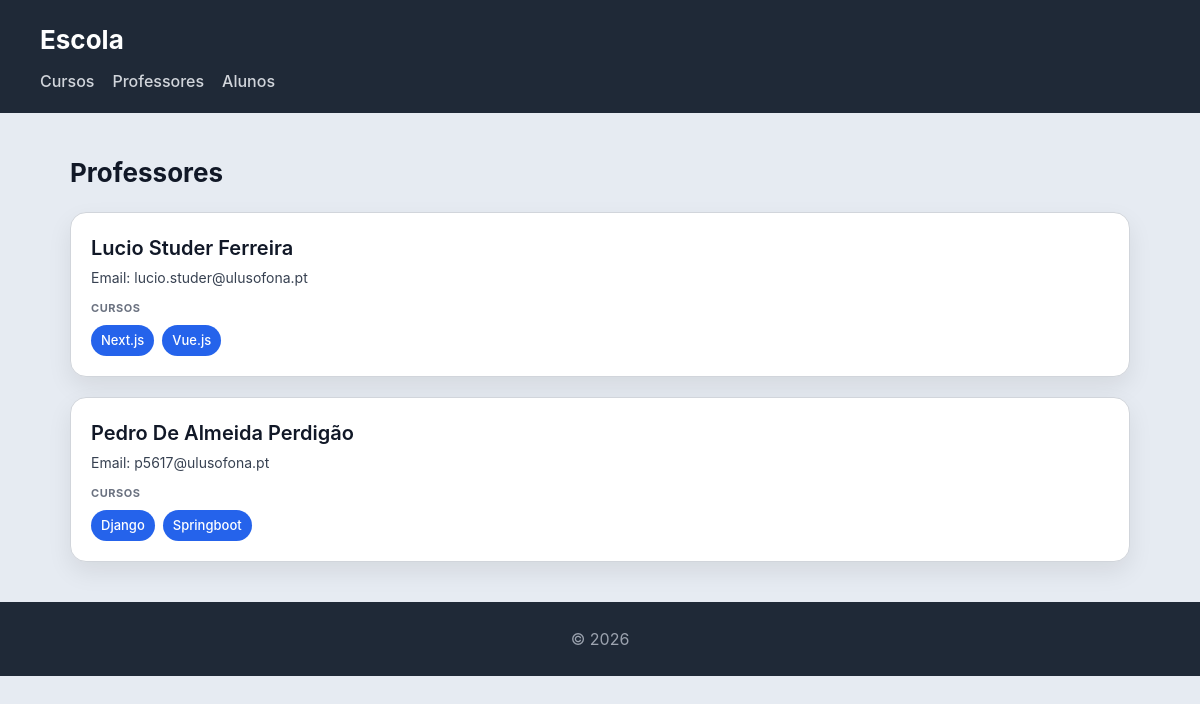
/escola/professores/, run on the app's committed database.
### escola/models.py (models this page shows, shortened)
class Professor(models.Model):
    nome = models.CharField(max_length=100)
    email = models.EmailField()

class Curso(models.Model):
    nome = models.CharField(max_length=100)
    imagem = models.ImageField(upload_to='cursos/')
    professor = models.ForeignKey(Professor, on_delete=models.CASCADE, related_name='cursos')
    alunos = models.ManyToManyField(Aluno, related_name='cursos')

### escola/views.py (the view)
# urls.py: path('professores/', views.professores_view, name="professores"),
def professores_view(request):
    professores = Professor.objects.prefetch_related('cursos').order_by('nome')
    return render(request, 'escola/professores.html', {'professores': professores})

### templates/escola/professores.html
{% extends "escola/base.html" %} {% block content %}
<h2>Professores</h2>
<section>
  {% for professor in professores %}
  <article>
    <header>
      <h3>{{ professor.nome }}</h3>
      <p>Email: {{ professor.email }}</p>
    </header>
    <section>
      <h4>Cursos</h4>
      <ul>
        {% for curso in professor.cursos.all %}
        <li>
          <a href="{% url 'curso' curso.id %}">{{ curso.nome }}</a>
        </li>
        {% empty %}
        <li>Sem cursos associados</li>
        {% endfor %}
      </ul>
    </section>
  </article>
  {% empty %}
  <article>
    <header>
      <h3>Sem professores registados</h3>
    </header>
  </article>
  {% endfor %}
</section>
{% endblock %}

### escola/static/escola/styles.css (style rules this page uses)
* { box-sizing: border-box; margin: 0; padding: 0; }
body { font-family: "Inter", "Segoe UI", system-ui, -apple-system, sans-serif; background: #e6ebf2; color: #111827; line-height: 1.5; }
h2 { margin-bottom: 20px; font-size: 26px; }
section > article { background: white; padding: 20px; border-radius: 16px; border: 1px solid #d1d5db; box-shadow: 0 10px 25px rgba(0, 0, 0, 0.08); transition: all 0.25s ease; margin-bottom: 20px; }
article > header { margin-bottom: 12px; }
article > header > h3 { font-size: 20px; font-weight: 600; margin-bottom: 4px; }
article > header > p { font-size: 14px; color: #374151; }
article > section { margin-top: 10px; }
article > section > h4 { font-size: 11px; text-transform: uppercase; color: #6b7280; margin-bottom: 8px; letter-spacing: 0.05em; }
article > section > ul { list-style: none; display: flex; flex-wrap: wrap; gap: 8px; }
article > section > ul > li { background: #2563eb; color: white; padding: 6px 10px; border-radius: 999px; font-size: 13px; font-weight: 500; }
article > section > ul > li > a { color: #ffffff; text-decoration: none; }

### data on the page
Professor: nome "Lucio Studer Ferreira", email "lucio.studer@ulusofona.pt"
Curso: nome "Next.js"
Curso: nome "Vue.js"
Professor: nome "Pedro De Almeida Perdigão", email "p5617@ulusofona.pt"
Curso: nome "Django"
Curso: nome "Springboot"
